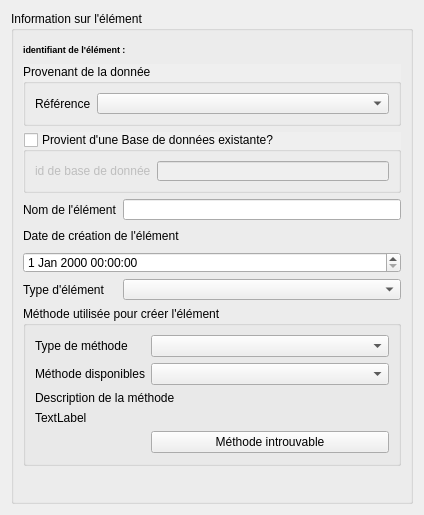
<?xml version="1.0" encoding="UTF-8"?>
<ui version="4.0">
 <class>Form</class>
 <widget class="QWidget" name="Form">
  <property name="geometry">
   <rect>
    <x>0</x>
    <y>0</y>
    <width>424</width>
    <height>515</height>
   </rect>
  </property>
  <property name="minimumSize">
   <size>
    <width>275</width>
    <height>515</height>
   </size>
  </property>
  <property name="windowTitle">
   <string>Form</string>
  </property>
  <layout class="QHBoxLayout" name="horizontalLayout">
   <item>
    <widget class="QGroupBox" name="groupbox_sampling_feature">
     <property name="minimumSize">
      <size>
       <width>264</width>
       <height>360</height>
      </size>
     </property>
     <property name="title">
      <string>Information sur l'élément</string>
     </property>
     <layout class="QFormLayout" name="formLayout_2">
      <property name="fieldGrowthPolicy">
       <enum>QFormLayout::AllNonFixedFieldsGrow</enum>
      </property>
      <item row="0" column="0" colspan="2">
       <widget class="QLabel" name="label_foi_id">
        <property name="minimumSize">
         <size>
          <width>0</width>
          <height>18</height>
         </size>
        </property>
        <property name="font">
         <font>
          <pointsize>7</pointsize>
          <weight>75</weight>
          <italic>false</italic>
          <bold>true</bold>
         </font>
        </property>
        <property name="text">
         <string>identifiant de l'élément :</string>
        </property>
       </widget>
      </item>
      <item row="1" column="0" colspan="2">
       <widget class="QGroupBox" name="gb_ref">
        <property name="minimumSize">
         <size>
          <width>0</width>
          <height>58</height>
         </size>
        </property>
        <property name="autoFillBackground">
         <bool>true</bool>
        </property>
        <property name="title">
         <string>Provenant de la donnée</string>
        </property>
        <property name="flat">
         <bool>false</bool>
        </property>
        <layout class="QFormLayout" name="formLayout">
         <property name="fieldGrowthPolicy">
          <enum>QFormLayout::AllNonFixedFieldsGrow</enum>
         </property>
         <item row="0" column="0">
          <widget class="QLabel" name="label_2">
           <property name="minimumSize">
            <size>
             <width>0</width>
             <height>20</height>
            </size>
           </property>
           <property name="text">
            <string>Référence</string>
           </property>
          </widget>
         </item>
         <item row="0" column="1">
          <widget class="QComboBox" name="CB_ref">
           <property name="minimumSize">
            <size>
             <width>0</width>
             <height>20</height>
            </size>
           </property>
          </widget>
         </item>
        </layout>
       </widget>
      </item>
      <item row="2" column="0" colspan="2">
       <widget class="QGroupBox" name="gb_id_bd_extern">
        <property name="minimumSize">
         <size>
          <width>0</width>
          <height>48</height>
         </size>
        </property>
        <property name="autoFillBackground">
         <bool>true</bool>
        </property>
        <property name="title">
         <string>Provient d'une Base de données existante?</string>
        </property>
        <property name="flat">
         <bool>false</bool>
        </property>
        <property name="checkable">
         <bool>true</bool>
        </property>
        <property name="checked">
         <bool>false</bool>
        </property>
        <layout class="QFormLayout" name="formLayout_3">
         <item row="0" column="1">
          <widget class="QLineEdit" name="LE_id_bd_extern">
           <property name="minimumSize">
            <size>
             <width>20</width>
             <height>20</height>
            </size>
           </property>
          </widget>
         </item>
         <item row="0" column="0">
          <widget class="QLabel" name="label_5">
           <property name="minimumSize">
            <size>
             <width>0</width>
             <height>20</height>
            </size>
           </property>
           <property name="text">
            <string>id de base de donnée</string>
           </property>
          </widget>
         </item>
        </layout>
       </widget>
      </item>
      <item row="3" column="0">
       <widget class="QLabel" name="label_3">
        <property name="text">
         <string>Nom de l'élément</string>
        </property>
       </widget>
      </item>
      <item row="3" column="1">
       <widget class="QLineEdit" name="LE_sampling_name">
        <property name="minimumSize">
         <size>
          <width>0</width>
          <height>20</height>
         </size>
        </property>
       </widget>
      </item>
      <item row="4" column="0" colspan="2">
       <widget class="QLabel" name="label_4">
        <property name="minimumSize">
         <size>
          <width>0</width>
          <height>20</height>
         </size>
        </property>
        <property name="text">
         <string>Date de création de l'élément</string>
        </property>
       </widget>
      </item>
      <item row="5" column="0" colspan="2">
       <widget class="QDateTimeEdit" name="DTE_sampling_date">
        <property name="minimumSize">
         <size>
          <width>0</width>
          <height>20</height>
         </size>
        </property>
       </widget>
      </item>
      <item row="6" column="0">
       <widget class="QLabel" name="label_6">
        <property name="minimumSize">
         <size>
          <width>0</width>
          <height>20</height>
         </size>
        </property>
        <property name="text">
         <string>Type d'élément</string>
        </property>
       </widget>
      </item>
      <item row="6" column="1">
       <widget class="QComboBox" name="CB_interet">
        <property name="minimumSize">
         <size>
          <width>0</width>
          <height>20</height>
         </size>
        </property>
       </widget>
      </item>
      <item row="7" column="0" colspan="2">
       <widget class="QGroupBox" name="gb_process">
        <property name="minimumSize">
         <size>
          <width>0</width>
          <height>160</height>
         </size>
        </property>
        <property name="title">
         <string>Méthode utilisée pour créer l'élément</string>
        </property>
        <layout class="QFormLayout" name="formLayout_4">
         <item row="0" column="0">
          <widget class="QLabel" name="label">
           <property name="minimumSize">
            <size>
             <width>0</width>
             <height>20</height>
            </size>
           </property>
           <property name="text">
            <string>Type de méthode</string>
           </property>
          </widget>
         </item>
         <item row="0" column="1">
          <widget class="QComboBox" name="CB_process_type">
           <property name="minimumSize">
            <size>
             <width>0</width>
             <height>20</height>
            </size>
           </property>
          </widget>
         </item>
         <item row="1" column="0">
          <widget class="QLabel" name="label_8">
           <property name="minimumSize">
            <size>
             <width>0</width>
             <height>20</height>
            </size>
           </property>
           <property name="text">
            <string>Méthode disponibles</string>
           </property>
          </widget>
         </item>
         <item row="1" column="1">
          <widget class="QComboBox" name="CB_process">
           <property name="minimumSize">
            <size>
             <width>0</width>
             <height>20</height>
            </size>
           </property>
          </widget>
         </item>
         <item row="2" column="0" colspan="2">
          <widget class="QLabel" name="label_9">
           <property name="text">
            <string>Description de la méthode</string>
           </property>
          </widget>
         </item>
         <item row="3" column="0" colspan="2">
          <widget class="QLabel" name="label_proces_desc">
           <property name="text">
            <string>TextLabel</string>
           </property>
           <property name="scaledContents">
            <bool>true</bool>
           </property>
           <property name="wordWrap">
            <bool>true</bool>
           </property>
          </widget>
         </item>
         <item row="4" column="1">
          <widget class="QPushButton" name="btn_create_methode">
           <property name="text">
            <string>Méthode introuvable</string>
           </property>
          </widget>
         </item>
        </layout>
       </widget>
      </item>
      <item row="8" column="0">
       <widget class="QLabel" name="label_7">
        <property name="minimumSize">
         <size>
          <width>0</width>
          <height>20</height>
         </size>
        </property>
        <property name="text">
         <string/>
        </property>
       </widget>
      </item>
     </layout>
    </widget>
   </item>
  </layout>
 </widget>
 <resources/>
 <connections/>
</ui>
